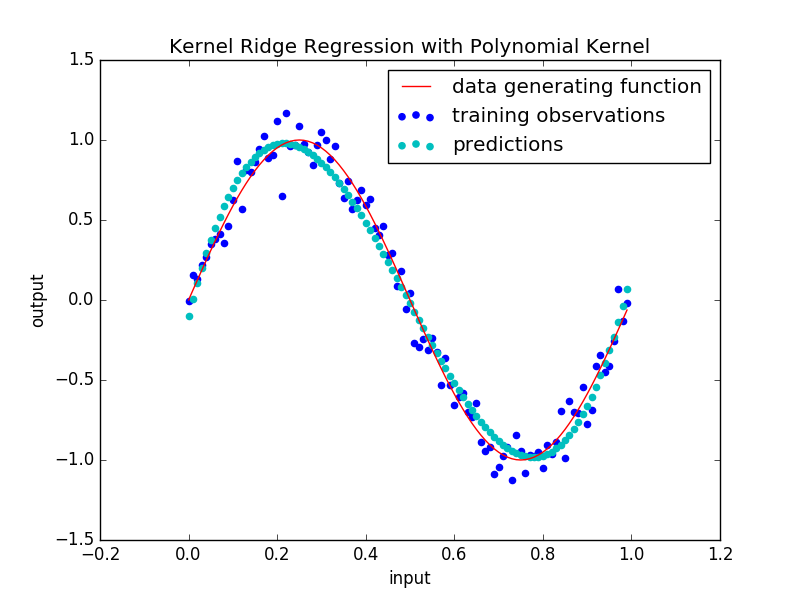

Source code (Python):
import matplotlib.pyplot as plt
import numpy as np


# demo of kernel ridge regression based on PRML 6.1
# exactly what it sounds like--ridge regression with kernels, equivalent to
# pre-processing the input by feature map then performing ordinary ridge
# regression to learn a linear function in the feature space; does not yield
# sparse solutions like SVM
# we perform regression on sinusoidal data with polynomial kernel

def polynomial_kernel(x, y, d):
    """d-degree polynomial kernel; linear regression uses d=1"""
    return (np.dot(x, y) + 1) ** d


def gaussian_kernel(x, y, c):
    """a.k.a. RBF, parameter c controls kernel width"""
    return np.exp(-np.sum(np.square(x - y)) / c)


def gram(X, k):
    """compute the Gram matrix, given a data matrix X and kernel k; K^2 time complexity"""
    N = len(X)
    K = np.empty((N, N))
    for i in range(N):
        for j in range(N):
            K[i, j] = k(X[i], X[j])

    return K


def predict(test, X, k, a):
    """Form predictions on a test set.
    :param X: matrix of training data
    :param test: matrix of test data
    :param a: optimal dual variables (weights)
    :param k: kernel used"""
    y = np.empty(len(test))  # y is the array of predictions
    for i, s in enumerate(test):  # eq (6.9)
        k_s = np.array([k(x, s) for x in X])  # the new data point's kernel evaluation with all training data
        y[i] = a.dot(k_s)
    return y


X = np.arange(0, 1, 0.01)
N = len(X)
sigma = np.random.normal(loc=0, scale=0.1, size=N)  # 0 mean Gaussian noise
true_t = np.sin(2 * np.pi * X)  # true targets (t for targets, following Bishop's notation)
t = true_t + sigma  # noisy targets; these are what we actually observe

# settings
lamb = 0.001  # regularizer; smoothness penalty; needs cross-validation to get it right
kernel = lambda x, y: polynomial_kernel(x, y, 3)  # 3rd degree polynomial kernel is sufficient

# "training" (solution has closed form)
K = gram(X, kernel)
a = np.linalg.solve((K + lamb * np.eye(N)), t)  # eq (6.8), the optimal dual variables

# prediction
y = predict(X, X, kernel, a)  # for simplicity, let's predict the training data, just to see how well we did

# plots
plt.plot(X, true_t, color='r', label='data generating function')  # the true data generating function
plt.scatter(X, t, color='b', label='training observations')  # the noisy training data points
plt.scatter(X, y, color='c', label='predictions')  # our predictions on training data

plt.title("Kernel Ridge Regression with Polynomial Kernel")
plt.xlabel("input")
plt.ylabel("output")
plt.legend(loc='best')
plt.savefig(__file__.split('.')[0] + '.png')
